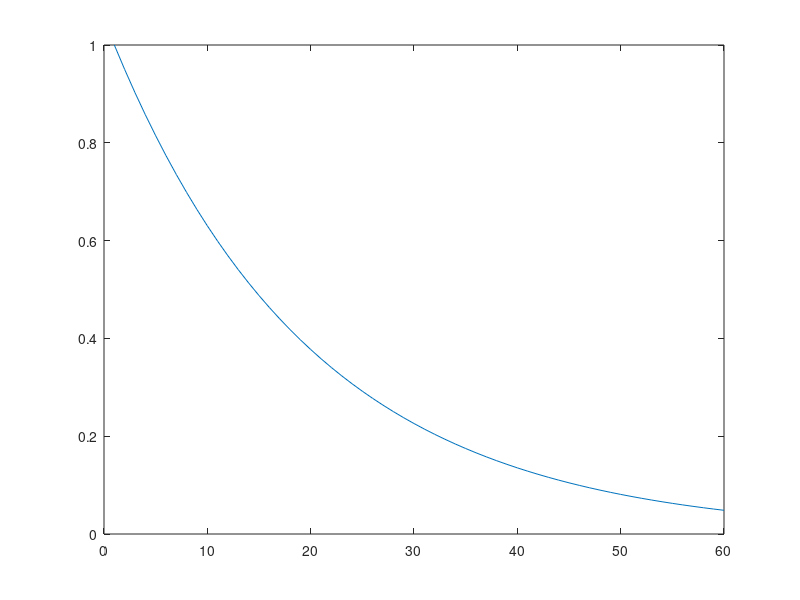

The MATLAB source for this figure:
%%%%%%%%%%%%%%%%%%%%%%%%%%%%
% RBC Model from BMR.pdf
%%%%%%%%%%%%%%%%%%%%%%%%%%%%

%% Define some parameters 
beta = 0.99;
alpha = 0.33;
delta = 0.015;
eta = 1;
rho = 0.95;
sigma = 1;


%% Steady State values
% standard RBC Model has 5 steady state values
% SS ratios useful for undetermined coefficients solution
Rstar = 1/beta;
IYstar = (alpha*delta)/(beta^-1 -1 + delta);
IKstar = delta;
CYstar = 1- (alpha*delta)/((beta^-1) - 1+delta);
YKstar = (beta^-1 -1 + delta)/alpha;
%%
% we want are log linarised equations in the following form

%1: 0  = AXt + BXt-1 + CYt + Dzt
%2: 0 = Et[FXt+1 + GXt + HXt-1 + JYt+1 + KYt + Lzt+1 + Mzt]
%3: zt = Nzt-1 + et

% Where Xt = [kt]; Yt = [ct yt nt rt it]' ; zt = [at]

A = [0 0 1 0 0]';
B = [0 -alpha -(1-delta) 0 (alpha/Rstar)*(YKstar)]';
C = [-CYstar 0 0 eta 0;
    1 1 0 -1 (alpha/Rstar)*(YKstar);
     0 -(1-alpha) 0 1 0;
     0 0 0 0 1;
     -IYstar 0 -IKstar 0 0]';
 
 D = [0 -1 0 0 0]';
 
 
 % second block of equations
 % on 0 = ct  -Etct+1 + 1/eta Ert+1
 F = [0];
 G = [0];
 H = [0];
 L = [0];
 M = [0];
 
 J = [-1 0 0 1/eta 0];
 K = [1 0 0 0 0];
 N = [rho];
 
 % number of endogenous states
 % uhlig code m is the number of cols in A matrix
 m = size(A,2);
[l_equ ,n_endog]= size(C);
k_exog  = min(size(N));      % Technology variable
 %% Solve using Uhlig's method
 % different algotrithm depending on number of variables
 if l_equ == 0
     phi = F;
     gamma = -G;
     theta = -H; 
 Xi = [gamma, theta;
       eye(m), zeros(m)];
 Delta = [phi, zeros(m)
           zeros(m), eye(m)];
 else
 C_0 = (null(C'))';
 
 phi = [zeros(l_equ - n_endog, m)
        F - J*pinv(C) * A];
 gamma = [ C_0 * A
        J*pinv(C)*B - G + K*pinv(C)*A];
    
 theta = [C_0 * B
     K*pinv(C)*B-H];
 
 Xi = [gamma , theta
        eye(m), zeros(m)];
    
 Delta = [phi, zeros(m)
          zeros(m), eye(m)];
 end;

%% decomposition
% Omega is eigenvector, Lamdba is eigenvalues
[Omega, Lambda] = eig(Xi,Delta, 'qz');
Lambda2 = diag(Lambda);
bignum = 1e+07;

%% need to deal with infinite values that eig returns
eigvalues = abs(Lambda);
eigreal = real(Lambda);
%if isinf(eigvalues)
    [row,col] = find(isnan(eigvalues));
    Lambda(row,col) = bignum;
    
%% sort eigenvalues // Add in if statements for imaginary numbers
[Xi_abs, Xi_index] = sort(abs(diag(Lambda)));
% puts in diagnol
Xi_sortvec = Omega(1:2*m, Xi_index);    
Xi_sortval = diag(Lambda(Xi_index, Xi_index));
Xi_select = 1:m;
%if imag(Xi_sortval(m) - conj(Xi_sortval(m+1))) < Tol

Lambda_mat = diag(Xi_sortval(Xi_select));
Omega_mat = [Xi_sortvec((m+1):(2*m),Xi_select)];

%%%%%%%%%%%%%%%%%%%%%%%%%%%%%%%%%%%%%%%%%%%%%%%%
%% This is the matrix we wanted to find.
P  = Omega_mat*Lambda_mat*pinv(Omega_mat);

% We can now solve for Q,R,S using P
R = -pinv(C) * (A*P+B);
V = [kron(eye(k_exog), A), kron(eye(k_exog),C)
     kron(N',F) + kron(eye(k_exog),... % on the same row dimension
     F*P+J*R+G),kron(N',J)+kron(eye(k_exog), K)];

LN_plus_MM = L*N+M; 
QS_vec = -V \ [D(:)
               LN_plus_MM(:)];
           
% same as inv(-V)* [D(:) ; LN_plus_MM(:)];, just computed differently

% Q is part of the control variable capital
Q = reshape(QS_vec(1:m*k_exog), m, k_exog);

% S is part of the endogenous variables
S= reshape(QS_vec((m*k_exog+1):((m+n_endog * k_exog))), n_endog, k_exog);

W = [eye(m), zeros(m,k_exog)
    R*pinv(P), (S-R*pinv(P)*Q)
    zeros(k_exog,m), eye(k_exog)];


% slightly different results to BMR package

%% Build State Space structure Xt = FFXt-1 + JJet

FF = [P, zeros(m,n_endog), Q*N;
      R, zeros(n_endog, n_endog), S*N
      zeros(k_exog, m), zeros(k_exog, n_endog), eye(k_exog)];

JJ = [zeros(m,m+n_endog), Q;
       zeros(n_endog, m+n_endog), S;
       zeros(k_exog, m+n_endog), eye(k_exog)];
   
%% can produce IRF with this form.
FF_Lag = [P, zeros(m,n_endog), zeros(m,k_exog)
          R, zeros(n_endog,n_endog), zeros(n_endog,k_exog)
          zeros(k_exog, m+n_endog), N];



JJ_contemp = eye(m+n_endog+k_exog) + ...
    [zeros(m,m+n_endog), Q;
       zeros(n_endog, m+n_endog), S;
       zeros(k_exog, m+n_endog), zeros(k_exog,k_exog)];

Init_date = 0;
Horizon = 60;
Period = 12; 
response = zeros(m + n_endog+k_exog, Horizon);
response(m+n_endog+k_exog,1) = 1;           % Tech shock
Time_axis = (-Init_date: (Horizon-1))/Period;
response_mat = [];

response(:,1) = JJ_contemp*response(:,1);

%% IRF Loop to tech shock
for time_counter = 2:Horizon
    % shock to tech is first col last row
    response(:,time_counter) = JJ_contemp * FF_Lag * response(:,time_counter-1);
end;
response_mat = [response_mat;
                response];

%% Plot IRF    
plot(response_mat(1,:));
    
plot(response_mat(2,:));
    
plot(response_mat(3,:));
    
plot(response_mat(4,:));
    
plot(response_mat(5,:));

plot(response_mat(6,:));

plot(response_mat(7,:));
  
  


   
